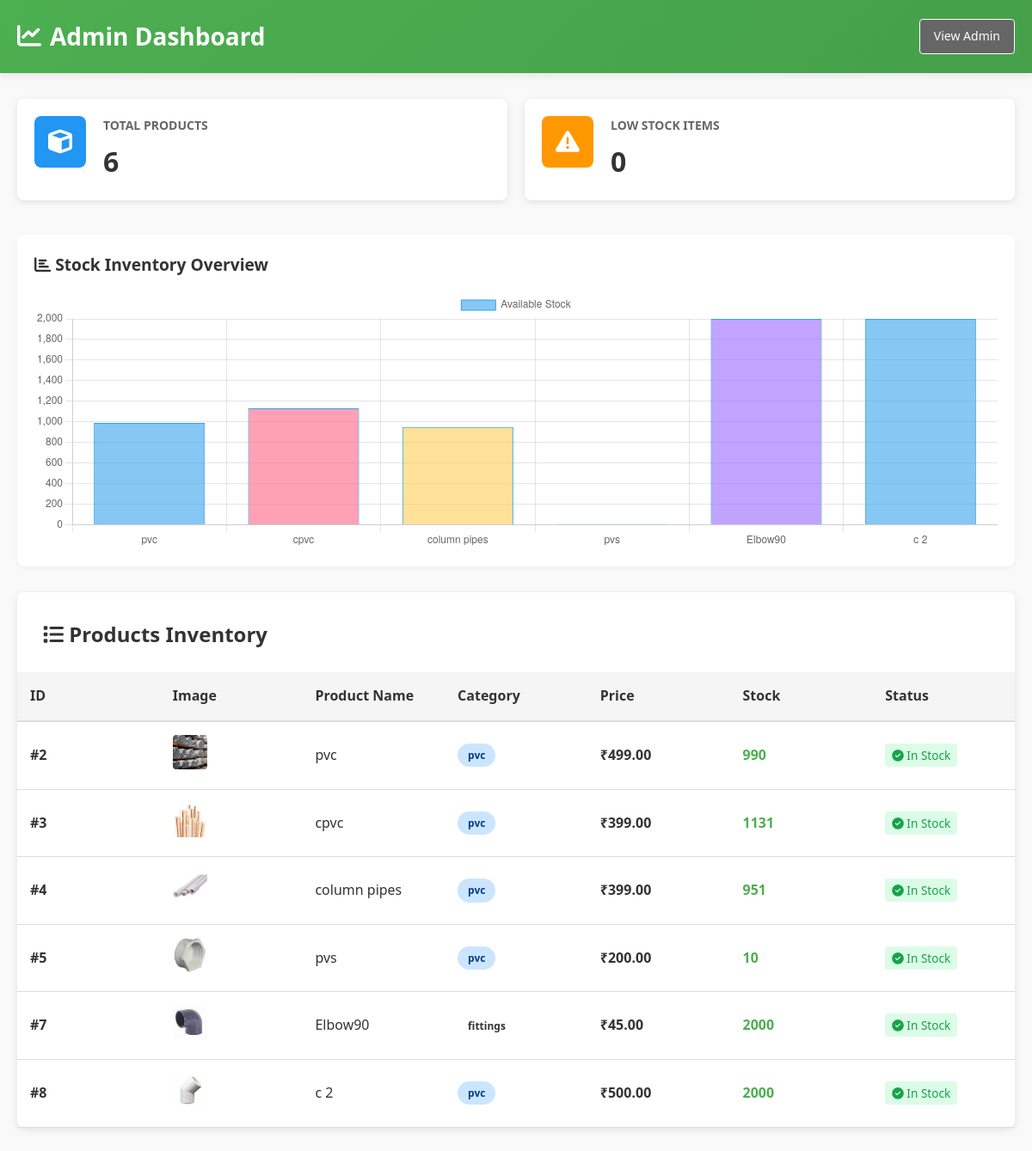
/admin-dashboard/ (signed in), run on the app's committed database.
### products/models.py (models this page shows, shortened)
class Product(models.Model):
    name = models.CharField(max_length=255) # Pipe Name
    category = models.CharField(max_length=100) # PVC, CPVC, etc.
    price = models.DecimalField(max_digits=10, decimal_places=2)
    stock = models.IntegerField()
    description = models.TextField()
    image = models.ImageField(upload_to='pipes_images/') # Image store panna

### products/views.py (the view)
# urls.py: path('admin-dashboard/', views.admin_dashboard, name='admin_dashboard'),
@login_required(login_url='admin:login')
def admin_dashboard(request):
    products = Product.objects.all()
    orders = Order.objects.all().order_by('-created_at')
    p_names = []
    p_stocks = []
    low_stock_count = 0
    for p in products:
        p_names.append(p.name)
        p_stocks.append(p.stock)
        if p.stock < 5:
            p.status_color = 'red'
            p.status_text = 'Out of Stock'
            low_stock_count += 1
        elif p.stock < 10:
            p.status_color = 'orange'
            p.status_text = 'Low Stock'
            low_stock_count += 1
        else:
            p.status_color = 'green'
            p.status_text = 'In Stock'
    context = {
        'products': products,
        'orders': orders,
        'total_products': products.count(),
        'total_orders': orders.count(),
        'low_stock_count': low_stock_count,
        'p_names': p_names,
        'p_stocks': p_stocks,
    }
    return render(request, 'admin_dashboard.html', context)

### templates/admin_dashboard.html (shortened to what this page needs)
{% load static %}
<!DOCTYPE html>
<html lang="en">
<head>
    <link rel="stylesheet" href="{% static 'css/admin_style.css' %}">
    <link rel="stylesheet" href="https://cdnjs.cloudflare.com/ajax/libs/font-awesome/6.4.0/css/all.min.css">
</head>
<body>
    <div class="admin-container">
        <header class="admin-header">
            <div class="header-content">
                <h1><i class="fas fa-chart-line"></i> Admin Dashboard</h1>
                <div class="header-actions">
                    <a href="/admin/" class="btn-logout" style="background:#666;">View Admin</a>
                </div>
            </div>
        </header>
        <main class="admin-main">
            <section class="stats-section">
                <div class="stat-card">
                    <div class="stat-icon products">
                        <i class="fas fa-cube"></i>
                    </div>
                    <div class="stat-content">
                        <h3>Total Products</h3>
                        <p class="stat-number">{{ total_products }}</p>
                    </div>
                </div>
                <div class="stat-card">
                    <div class="stat-icon low-stock">
                        <i class="fas fa-exclamation-triangle"></i>
                    </div>
                    <div class="stat-content">
                        <h3>Low Stock Items</h3>
                        <p class="stat-number">{{ low_stock_products.count|default:low_stock_count }}</p>
                    </div>
                </div>
            </section>
            <section class="chart-section" style="margin-bottom: 30px; background: white; padding: 20px; border-radius: 8px; box-shadow: 0 2px 5px rgba(0,0,0,0.05);">
                <h2 style="margin-top: 0; color: #333; margin-bottom: 15px; font-size: 1.2rem;">
                    <i class="fas fa-chart-bar"></i> Stock Inventory Overview
                </h2>
                <div style="height: 300px; width: 100%;">
                    <canvas id="stockChart"></canvas>
                </div>
            </section>
            <section class="products-section">
                <div class="section-header">
                    <h2><i class="fas fa-list"></i> Products Inventory</h2>
                </div>
                {% if products %}
                    <div class="table-wrapper">
                        <table class="products-table">
                            <thead>
                                <tr>
                                    <th>ID</th>
                                    <th>Image</th>
                                    <th>Product Name</th>
                                    <th>Category</th>
                                    <th>Price</th>
                                    <th>Stock</th>
                                    <th>Status</th>
                                    </tr>
                            </thead>
                            <tbody>
                                {% for product in products %}
                                    <tr class="{% if product.stock < 10 %}low-stock-row{% endif %}">
                                        <td><strong>#{{ product.id }}</strong></td>
                                        <td>
                                            {% if product.image %}
                                                <img src="{{ product.image.url }}" alt="img" style="width: 40px; height: 40px; object-fit: cover; border-radius: 4px;">
                                            {% else %}
                                                <span style="color:#ccc;"><i class="fas fa-image"></i></span>
                                            {% endif %}
                                        </td>
                                        <td>{{ product.name }}</td>
                                        <td><span class="badge category-{{ product.category|slugify }}">{{ product.category }}</span></td>
                                        <td><strong>₹{{ product.price }}</strong></td>
                                        <td class="stock-cell">
                                            <span class="stock-number">{{ product.stock }}</span>
                                        </td>
                                        <td>
                                            {% if product.stock < 5 %}
                                                <span class="badge-danger" style="padding: 4px 8px; border-radius: 4px; background: #fee2e2; color: #dc2626; font-size: 0.85rem;"><i class="fas fa-times-circle"></i> Out</span>
                                            {% elif product.stock < 10 %}
                                                <span class="badge-warning" style="padding: 4px 8px; border-radius: 4px; background: #fef3c7; color: #d97706; font-size: 0.85rem;"><i class="fas fa-exclamation"></i> Low</span>
                                            {% else %}
                                                <span class="badge-success" style="padding: 4px 8px; border-radius: 4px; background: #dcfce7; color: #16a34a; font-size: 0.85rem;"><i class="fas fa-check-circle"></i> In Stock</span>
                                            {% endif %}
                                        </td>
                                        </tr>
                                {% endfor %}
                            </tbody>
                        </table>
                    </div>
                {% else %}
                    <div class="empty-state">
                        <i class="fas fa-inbox"></i>
                        <h3>No Products Yet</h3>
                        <p>Inventory is empty.</p>
                    </div>
                {% endif %}
            </section>
        </main>
    </div>
    <script>
        // --- CHART JS LOGIC ---
        const ctx = document.getElementById('stockChart');
        if (ctx) {
            new Chart(ctx, {
                type: 'bar',
                data: {
                    labels: {{ p_names|safe|default:"[]" }},
                    datasets: [{
                        label: 'Available Stock',
                        data: {{ p_stocks|safe|default:"[]" }},
                        backgroundColor: [
                            'rgba(54, 162, 235, 0.6)', 'rgba(255, 99, 132, 0.6)',
                            'rgba(255, 206, 86, 0.6)', 'rgba(75, 192, 192, 0.6)', 'rgba(153, 102, 255, 0.6)'
                        ],
                        borderColor: 'rgba(54, 162, 235, 1)',
                        borderWidth: 1
                    }]
                },
                options: {
                    responsive: true,
                    maintainAspectRatio: false,
                    scales: { y: { beginAtZero: true } }
                }
            });
        }
        // REMOVED: Delete Logic Scripts (No longer needed)
    </script>
</body>
</html>

### static/css/admin_style.css (style rules this page uses)
:root { --primary-color: #4CAF50; --secondary-color: #2196F3; --danger-color: #f44336; --warning-color: #ff9800; --success-color: #4CAF50; --light-bg: #f5f5f5; --border-color: #ddd; --text-dark: #333; --text-light: #666; }
* { margin: 0; padding: 0; box-sizing: border-box; }
body { font-family: 'Segoe UI', Tahoma, Geneva, Verdana, sans-serif; background-color: #f9f9f9; color: var(--text-dark); line-height: 1.6; }
.admin-container { display: flex; flex-direction: column; min-height: 100vh; }
.admin-header { background: linear-gradient(135deg, var(--primary-color) 0%, #45a049 100%); color: white; padding: 20px 0; box-shadow: 0 2px 10px rgba(0, 0, 0, 0.1); }
.header-content { max-width: 1200px; margin: 0 auto; padding: 0 20px; display: flex; justify-content: space-between; align-items: center; width: 100%; }
.admin-header h1 { font-size: 28px; display: flex; align-items: center; gap: 10px; }
.header-actions { display: flex; align-items: center; gap: 15px; }
.btn-logout { padding: 8px 16px; background: rgba(255, 255, 255, 0.2); color: white; border: 1px solid white; border-radius: 4px; cursor: pointer; text-decoration: none; transition: all 0.3s ease; font-size: 14px; }
.admin-main { flex: 1; max-width: 1200px; margin: 0 auto; padding: 30px 20px; width: 100%; }
.stats-section { display: grid; grid-template-columns: repeat(auto-fit, minmax(250px, 1fr)); gap: 20px; margin-bottom: 40px; }
.stat-card { display: flex; background: white; padding: 20px; border-radius: 8px; box-shadow: 0 2px 8px rgba(0, 0, 0, 0.1); transition: transform 0.3s ease, box-shadow 0.3s ease; }
.stat-icon { width: 60px; height: 60px; border-radius: 8px; display: flex; align-items: center; justify-content: center; font-size: 28px; margin-right: 20px; color: white; }
.stat-icon.products { background-color: var(--secondary-color); }
.stat-icon.low-stock { background-color: var(--warning-color); }
.stat-content h3 { font-size: 14px; color: var(--text-light); margin-bottom: 5px; text-transform: uppercase; }
.stat-number { font-size: 32px; font-weight: bold; color: var(--text-dark); }
.products-section { background: white; padding: 30px; border-radius: 8px; box-shadow: 0 2px 8px rgba(0, 0, 0, 0.1); margin-bottom: 30px; }
.section-header { display: flex; justify-content: space-between; align-items: center; margin-bottom: 25px; flex-wrap: wrap; gap: 15px; }
.section-header h2 { font-size: 24px; color: var(--text-dark); }
.table-wrapper { overflow-x: auto; margin: 0 -30px -30px -30px; }
.products-table { width: 100%; border-collapse: collapse; table-layout: fixed; }
.products-table thead { background-color: #f5f5f5; border-bottom: 2px solid var(--border-color); }
.products-table th { padding: 15px; text-align: left; font-weight: 600; color: var(--text-dark); white-space: nowrap; }
.products-table td { padding: 15px; border-bottom: 1px solid var(--border-color); }
.products-table tbody tr { transition: background-color 0.3s ease; }
.stock-cell { font-weight: 600; color: var(--primary-color); }
.badge { display: inline-block; padding: 4px 12px; border-radius: 20px; font-size: 12px; font-weight: 600; white-space: nowrap; }
.badge-success { background-color: #d4edda; color: #155724; }
.category-pvc { background-color: #cce5ff; color: #004085; }

### data on the page
Product: id "2", image (picture), name "pvc", category "pvc", price "499.00", stock "990", shows "In Stock"
Product: id "3", image (picture), name "cpvc", category "pvc", price "399.00", stock "1131", shows "In Stock"
Product: id "4", image (picture), name "column pipes", category "pvc", price "399.00", stock "951", shows "In Stock"
Product: id "5", image (picture), name "pvs", category "pvc", price "200.00", stock "10", shows "In Stock"
Product: id "7", image (picture), name "Elbow90", category "fittings", price "45.00", stock "2000", shows "In Stock"
Product: id "8", image (picture), name "c 2", category "pvc", price "500.00", stock "2000", shows "In Stock"

### other printed values
{{ total_products }} "6"
{{ low_stock_products.count|default:low_stock_count }} "0"
chart data {{ p_names|safe|default:"[]" }} ['pvc', 'cpvc', 'column pipes', 'pvs', 'Elbow90', 'c 2']
chart data {{ p_stocks|safe|default:"[]" }} [990, 1131, 951, 10, 2000, 2000]
